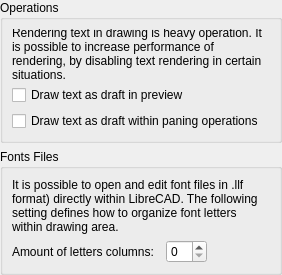
<?xml version="1.0" encoding="UTF-8"?>
<ui version="4.0">
 <class>LC_SettingsPageRendererTextOps</class>
 <widget class="QWidget" name="LC_SettingsPageRendererTextOps">
  <property name="geometry">
   <rect>
    <x>0</x>
    <y>0</y>
    <width>278</width>
    <height>275</height>
   </rect>
  </property>
  <layout class="QGridLayout" name="gridLayout_main">
   <property name="leftMargin">
    <number>0</number>
   </property>
   <property name="topMargin">
    <number>0</number>
   </property>
   <property name="rightMargin">
    <number>0</number>
   </property>
   <property name="bottomMargin">
    <number>0</number>
   </property>
   <item row="0" column="0">
    <widget class="QGroupBox" name="groupBox_26">
     <property name="title">
      <string>Operations</string>
     </property>
     <layout class="QGridLayout" name="gridLayout">
      <item row="2" column="0">
       <widget class="QCheckBox" name="cbTextDraftOnPanning">
        <property name="sizePolicy">
         <sizepolicy hsizetype="Preferred" vsizetype="Preferred">
          <horstretch>0</horstretch>
          <verstretch>0</verstretch>
         </sizepolicy>
        </property>
        <property name="toolTip">
         <string>No Text When Panning

If enabled, during pan operation TEXT and MTEXT objects (as well as labels of dimensions) will be drawn schematically</string>
        </property>
        <property name="text">
         <string>Draw text as draft within paning operations</string>
        </property>
       </widget>
      </item>
      <item row="1" column="1">
       <spacer name="horizontalSpacer">
        <property name="orientation">
         <enum>Qt::Orientation::Horizontal</enum>
        </property>
        <property name="sizeHint" stdset="0">
         <size>
          <width>0</width>
          <height>0</height>
         </size>
        </property>
       </spacer>
      </item>
      <item row="1" column="0">
       <widget class="QCheckBox" name="cbTextDraftInPreview">
        <property name="sizePolicy">
         <sizepolicy hsizetype="Preferred" vsizetype="Preferred">
          <horstretch>0</horstretch>
          <verstretch>0</verstretch>
         </sizepolicy>
        </property>
        <property name="toolTip">
         <string>No Text in Preview

If selected, text baselines will be drawn instead of 
the text letters (similar to draft mode) in preview. </string>
        </property>
        <property name="text">
         <string>Draw text as draft in preview</string>
        </property>
       </widget>
      </item>
      <item row="0" column="0" colspan="2">
       <widget class="QLabel" name="label">
        <property name="text">
         <string>Rendering text in drawing is heavy operation. It is possible to increase performance of rendering, by disabling text rendering in certain situations.</string>
        </property>
        <property name="wordWrap">
         <bool>true</bool>
        </property>
       </widget>
      </item>
     </layout>
    </widget>
   </item>
   <item row="1" column="0">
    <widget class="QGroupBox" name="groupBox_30">
     <property name="title">
      <string>Fonts Files</string>
     </property>
     <layout class="QGridLayout" name="gridLayout_2">
      <item row="1" column="2">
       <widget class="QSpinBox" name="sbFontLettersColumnCount">
        <property name="sizePolicy">
         <sizepolicy hsizetype="Preferred" vsizetype="Preferred">
          <horstretch>0</horstretch>
          <verstretch>0</verstretch>
         </sizepolicy>
        </property>
        <property name="toolTip">
         <string>Font Letters Columns

Contains the number of columns in one row for rendering font letter blocks.</string>
        </property>
       </widget>
      </item>
      <item row="1" column="0">
       <widget class="QLabel" name="label_39">
        <property name="sizePolicy">
         <sizepolicy hsizetype="Preferred" vsizetype="Preferred">
          <horstretch>0</horstretch>
          <verstretch>0</verstretch>
         </sizepolicy>
        </property>
        <property name="text">
         <string>Amount of letters columns:</string>
        </property>
        <property name="buddy">
         <cstring>sbFontLettersColumnCount</cstring>
        </property>
       </widget>
      </item>
      <item row="1" column="3">
       <spacer name="horizontalSpacer">
        <property name="orientation">
         <enum>Qt::Orientation::Horizontal</enum>
        </property>
        <property name="sizeHint" stdset="0">
         <size>
          <width>0</width>
          <height>0</height>
         </size>
        </property>
       </spacer>
      </item>
      <item row="0" column="0" colspan="4">
       <widget class="QLabel" name="label_2">
        <property name="text">
         <string>It is possible to open and edit font files in .llf format) directly within LibreCAD. The following setting defines how to organize font letters within drawing area.</string>
        </property>
        <property name="wordWrap">
         <bool>true</bool>
        </property>
       </widget>
      </item>
     </layout>
    </widget>
   </item>
   <item row="2" column="0">
    <spacer name="verticalSpacer">
     <property name="orientation">
      <enum>Qt::Orientation::Vertical</enum>
     </property>
     <property name="sizeHint" stdset="0">
      <size>
       <width>0</width>
       <height>0</height>
      </size>
     </property>
    </spacer>
   </item>
  </layout>
 </widget>
 <resources/>
 <connections/>
</ui>
